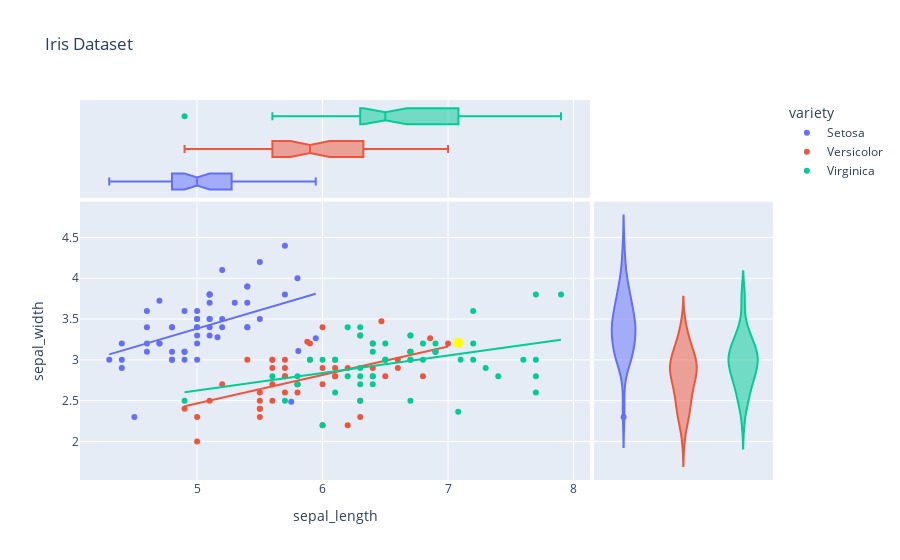

Notebook code cell kept with this figure:
### Code cell
fig.add_traces(
    px.scatter(df.tail(1), x="sepal_length", y="sepal_width").update_traces(marker_size=10, marker_color="yellow").data
)

### Figure 1 — Plotly figure (JSON) as saved in the notebook; plotly's stock layout.template omitted (floating-point values rounded to 4 significant figures)
{"data": [{"hovertemplate": "variety=Setosa<br>sepal_length=%{x}<br>sepal_width=%{y}<extra></extra>", "legendgroup": "Setosa", "marker": {"color": "#636efa", "symbol": "circle"}, "mode": "markers", "name": "Setosa", "orientation": "v", "showlegend": true, "type": "scatter", "x": [5.7, 5, 5.2, 4.4, 5.4, 5, 5.4, 5.1, 5.4, 5.1, 4.9, 4.6, 4.9, 5.5, 5, 5, 4.8, 4.6, 4.4, 4.9, 5.1, 5.4, 4.8, 5.3, 4.6, 4.7, 5.1, 5.7, 5, 5.4, 5.1, 5.2, 4.3, 4.4, 5.1, 5.2, 4.5, 4.7, 5, 5.1, 4.6, 4.8, 4.8, 4.9, 4.8, 5, 5.5, 5.8, 5.1, 5, 4.7, 5.163, 5.807, 5.75, 5.946], "xaxis": "x", "y": [3.8, 3, 4.1, 3, 3.7, 3.6, 3.4, 3.8, 3.9, 3.8, 3.6, 3.4, 3.1, 3.5, 3.2, 3.3, 3.4, 3.2, 2.9, 3, 3.8, 3.9, 3, 3.7, 3.1, 3.2, 3.4, 4.4, 3.5, 3.4, 3.5, 3.5, 3, 3.2, 3.3, 3.4, 2.3, 3.2, 3.5, 3.5, 3.6, 3.1, 3, 3.1, 3.4, 3.4, 4.2, 4, 3.7, 3.4, 3.724, 3.276, 3.11, 2.487, 3.265], "yaxis": "y"}, {"alignmentgroup": "True", "hovertemplate": "variety=Setosa<br>sepal_length=%{x}<extra></extra>", "legendgroup": "Setosa", "marker": {"color": "#636efa", "symbol": "circle"}, "name": "Setosa", "notched": true, "offsetgroup": "Setosa", "showlegend": false, "type": "box", "x": [5.7, 5, 5.2, 4.4, 5.4, 5, 5.4, 5.1, 5.4, 5.1, 4.9, 4.6, 4.9, 5.5, 5, 5, 4.8, 4.6, 4.4, 4.9, 5.1, 5.4, 4.8, 5.3, 4.6, 4.7, 5.1, 5.7, 5, 5.4, 5.1, 5.2, 4.3, 4.4, 5.1, 5.2, 4.5, 4.7, 5, 5.1, 4.6, 4.8, 4.8, 4.9, 4.8, 5, 5.5, 5.8, 5.1, 5, 4.7, 5.163, 5.807, 5.75, 5.946], "xaxis": "x3", "yaxis": "y3"}, {"alignmentgroup": "True", "hovertemplate": "variety=Setosa<br>sepal_width=%{y}<extra></extra>", "legendgroup": "Setosa", "marker": {"color": "#636efa", "symbol": "circle"}, "name": "Setosa", "offsetgroup": "Setosa", "scalegroup": "y", "showlegend": false, "type": "violin", "xaxis": "x2", "y": [3.8, 3, 4.1, 3, 3.7, 3.6, 3.4, 3.8, 3.9, 3.8, 3.6, 3.4, 3.1, 3.5, 3.2, 3.3, 3.4, 3.2, 2.9, 3, 3.8, 3.9, 3, 3.7, 3.1, 3.2, 3.4, 4.4, 3.5, 3.4, 3.5, 3.5, 3, 3.2, 3.3, 3.4, 2.3, 3.2, 3.5, 3.5, 3.6, 3.1, 3, 3.1, 3.4, 3.4, 4.2, 4, 3.7, 3.4, 3.724, 3.276, 3.11, 2.487, 3.265], "yaxis": "y2"}, {"hovertemplate": "<b>OLS trendline</b><br>sepal_width = 0.451228 * sepal_length + 1.12676<br>R<sup>2</sup>=0.204874<br><br>variety=Setosa<br>sepal_length=%{x}<br>sepal_width=%{y} <b>(trend)</b><extra></extra>", "legendgroup": "Setosa", "marker": {"color": "#636efa", "symbol": "circle"}, "mode": "lines", "name": "Setosa", "showlegend": false, "type": "scatter", "x": [4.3, 4.4, 4.4, 4.4, 4.5, 4.6, 4.6, 4.6, 4.6, 4.7, 4.7, 4.7, 4.8, 4.8, 4.8, 4.8, 4.8, 4.9, 4.9, 4.9, 4.9, 5, 5, 5, 5, 5, 5, 5, 5, 5.1, 5.1, 5.1, 5.1, 5.1, 5.1, 5.1, 5.1, 5.163, 5.2, 5.2, 5.2, 5.3, 5.4, 5.4, 5.4, 5.4, 5.4, 5.5, 5.5, 5.7, 5.7, 5.75, 5.8, 5.807, 5.946], "xaxis": "x", "y": [3.067, 3.112, 3.112, 3.112, 3.157, 3.202, 3.202, 3.202, 3.202, 3.247, 3.248, 3.248, 3.293, 3.293, 3.293, 3.293, 3.293, 3.338, 3.338, 3.338, 3.338, 3.383, 3.383, 3.383, 3.383, 3.383, 3.383, 3.383, 3.383, 3.428, 3.428, 3.428, 3.428, 3.428, 3.428, 3.428, 3.428, 3.456, 3.473, 3.473, 3.473, 3.518, 3.563, 3.563, 3.563, 3.563, 3.563, 3.609, 3.609, 3.699, 3.699, 3.721, 3.744, 3.747, 3.81], "yaxis": "y"}, {"hovertemplate": "variety=Versicolor<br>sepal_length=%{x}<br>sepal_width=%{y}<extra></extra>", "legendgroup": "Versicolor", "marker": {"color": "#EF553B", "symbol": "circle"}, "mode": "markers", "name": "Versicolor", "orientation": "v", "showlegend": true, "type": "scatter", "x": [5.6, 6, 6.4, 6.3, 5.9, 5.5, 5.9, 5.8, 5.7, 6.3, 6.6, 6.5, 6.2, 6.1, 5.6, 5.8, 5, 5.7, 6.4, 5.5, 6.3, 5.2, 6.8, 6.1, 5.7, 5, 5.7, 6.7, 5.5, 5.1, 5.7, 6.9, 6.6, 6.7, 5.6, 7, 6, 6.1, 5.6, 4.9, 5.4, 6.1, 6.7, 5.6, 5.5, 6, 5.5, 6, 6.2, 5.8, 6.857, 5.878, 6.469], "xaxis": "x", "y": [2.7, 2.9, 2.9, 3.3, 3.2, 2.5, 3, 2.7, 2.6, 2.3, 3, 2.8, 2.2, 3, 2.5, 2.7, 2, 2.8, 3.2, 2.4, 2.5, 2.7, 2.8, 2.9, 2.9, 2.3, 2.8, 3.1, 2.3, 2.5, 3, 3.1, 2.9, 3, 2.9, 3.2, 2.2, 2.8, 3, 2.4, 3, 2.8, 3.1, 3, 2.4, 3.4, 2.6, 2.7, 2.9, 2.6, 3.264, 3.223, 3.473], "yaxis": "y"}, {"alignmentgroup": "True", "hovertemplate": "variety=Versicolor<br>sepal_length=%{x}<extra></extra>", "legendgroup": "Versicolor", "marker": {"color": "#EF553B", "symbol": "circle"}, "name": "Versicolor", "notched": true, "offsetgroup": "Versicolor", "showlegend": false, "type": "box", "x": [5.6, 6, 6.4, 6.3, 5.9, 5.5, 5.9, 5.8, 5.7, 6.3, 6.6, 6.5, 6.2, 6.1, 5.6, 5.8, 5, 5.7, 6.4, 5.5, 6.3, 5.2, 6.8, 6.1, 5.7, 5, 5.7, 6.7, 5.5, 5.1, 5.7, 6.9, 6.6, 6.7, 5.6, 7, 6, 6.1, 5.6, 4.9, 5.4, 6.1, 6.7, 5.6, 5.5, 6, 5.5, 6, 6.2, 5.8, 6.857, 5.878, 6.469], "xaxis": "x3", "yaxis": "y3"}, {"alignmentgroup": "True", "hovertemplate": "variety=Versicolor<br>sepal_width=%{y}<extra></extra>", "legendgroup": "Versicolor", "marker": {"color": "#EF553B", "symbol": "circle"}, "name": "Versicolor", "offsetgroup": "Versicolor", "scalegroup": "y", "showlegend": false, "type": "violin", "xaxis": "x2", "y": [2.7, 2.9, 2.9, 3.3, 3.2, 2.5, 3, 2.7, 2.6, 2.3, 3, 2.8, 2.2, 3, 2.5, 2.7, 2, 2.8, 3.2, 2.4, 2.5, 2.7, 2.8, 2.9, 2.9, 2.3, 2.8, 3.1, 2.3, 2.5, 3, 3.1, 2.9, 3, 2.9, 3.2, 2.2, 2.8, 3, 2.4, 3, 2.8, 3.1, 3, 2.4, 3.4, 2.6, 2.7, 2.9, 2.6, 3.264, 3.223, 3.473], "yaxis": "y2"}, {"hovertemplate": "<b>OLS trendline</b><br>sepal_width = 0.348592 * sepal_length + 0.722714<br>R<sup>2</sup>=0.300836<br><br>variety=Versicolor<br>sepal_length=%{x}<br>sepal_width=%{y} <b>(trend)</b><extra></extra>", "legendgroup": "Versicolor", "marker": {"color": "#EF553B", "symbol": "circle"}, "mode": "lines", "name": "Versicolor", "showlegend": false, "type": "scatter", "x": [4.9, 5, 5, 5.1, 5.2, 5.4, 5.5, 5.5, 5.5, 5.5, 5.5, 5.6, 5.6, 5.6, 5.6, 5.6, 5.7, 5.7, 5.7, 5.7, 5.7, 5.8, 5.8, 5.8, 5.878, 5.9, 5.9, 6, 6, 6, 6, 6.1, 6.1, 6.1, 6.1, 6.2, 6.2, 6.3, 6.3, 6.3, 6.4, 6.4, 6.469, 6.5, 6.6, 6.6, 6.7, 6.7, 6.7, 6.8, 6.857, 6.9, 7], "xaxis": "x", "y": [2.431, 2.466, 2.466, 2.501, 2.535, 2.605, 2.64, 2.64, 2.64, 2.64, 2.64, 2.675, 2.675, 2.675, 2.675, 2.675, 2.71, 2.71, 2.71, 2.71, 2.71, 2.745, 2.745, 2.745, 2.772, 2.779, 2.779, 2.814, 2.814, 2.814, 2.814, 2.849, 2.849, 2.849, 2.849, 2.884, 2.884, 2.919, 2.919, 2.919, 2.954, 2.954, 2.978, 2.989, 3.023, 3.023, 3.058, 3.058, 3.058, 3.093, 3.113, 3.128, 3.163], "yaxis": "y"}, {"hovertemplate": "variety=Virginica<br>sepal_length=%{x}<br>sepal_width=%{y}<extra></extra>", "legendgroup": "Virginica", "marker": {"color": "#00cc96", "symbol": "circle"}, "mode": "markers", "name": "Virginica", "orientation": "v", "showlegend": true, "type": "scatter", "x": [6.3, 7.2, 6.5, 6.4, 6.1, 5.8, 6.5, 6.3, 6.8, 7.1, 6.7, 6.5, 7.7, 6.4, 5.6, 5.9, 6.2, 6.1, 6.7, 7.7, 6.8, 5.8, 7.6, 6.3, 6, 6.7, 4.9, 7.3, 7.2, 7.7, 6.4, 7.9, 6.7, 6.4, 6, 6.7, 6.9, 6.9, 6.3, 7.7, 6.9, 6.3, 7.2, 7.4, 6.3, 5.7, 6.2, 6.5, 6.4, 7.081, 7.083], "xaxis": "x", "y": [3.3, 3, 3, 2.8, 2.6, 2.7, 3, 2.5, 3.2, 3, 3.1, 3.2, 3.8, 3.2, 2.8, 3, 3.4, 3, 3.3, 3, 3, 2.8, 3, 2.7, 3, 3.3, 2.5, 2.9, 3.2, 2.6, 3.1, 3.8, 2.5, 2.7, 2.2, 3, 3.2, 3.1, 2.8, 2.8, 3.1, 3.4, 3.6, 2.8, 2.9, 2.5, 2.8, 3, 2.8, 2.365, 3.21], "yaxis": "y"}, {"alignmentgroup": "True", "hovertemplate": "variety=Virginica<br>sepal_length=%{x}<extra></extra>", "legendgroup": "Virginica", "marker": {"color": "#00cc96", "symbol": "circle"}, "name": "Virginica", "notched": true, "offsetgroup": "Virginica", "showlegend": false, "type": "box", "x": [6.3, 7.2, 6.5, 6.4, 6.1, 5.8, 6.5, 6.3, 6.8, 7.1, 6.7, 6.5, 7.7, 6.4, 5.6, 5.9, 6.2, 6.1, 6.7, 7.7, 6.8, 5.8, 7.6, 6.3, 6, 6.7, 4.9, 7.3, 7.2, 7.7, 6.4, 7.9, 6.7, 6.4, 6, 6.7, 6.9, 6.9, 6.3, 7.7, 6.9, 6.3, 7.2, 7.4, 6.3, 5.7, 6.2, 6.5, 6.4, 7.081, 7.083], "xaxis": "x3", "yaxis": "y3"}, {"alignmentgroup": "True", "hovertemplate": "variety=Virginica<br>sepal_width=%{y}<extra></extra>", "legendgroup": "Virginica", "marker": {"color": "#00cc96", "symbol": "circle"}, "name": "Virginica", "offsetgroup": "Virginica", "scalegroup": "y", "showlegend": false, "type": "violin", "xaxis": "x2", "y": [3.3, 3, 3, 2.8, 2.6, 2.7, 3, 2.5, 3.2, 3, 3.1, 3.2, 3.8, 3.2, 2.8, 3, 3.4, 3, 3.3, 3, 3, 2.8, 3, 2.7, 3, 3.3, 2.5, 2.9, 3.2, 2.6, 3.1, 3.8, 2.5, 2.7, 2.2, 3, 3.2, 3.1, 2.8, 2.8, 3.1, 3.4, 3.6, 2.8, 2.9, 2.5, 2.8, 3, 2.8, 2.365, 3.21], "yaxis": "y2"}, {"hovertemplate": "<b>OLS trendline</b><br>sepal_width = 0.214006 * sepal_length + 1.55473<br>R<sup>2</sup>=0.164929<br><br>variety=Virginica<br>sepal_length=%{x}<br>sepal_width=%{y} <b>(trend)</b><extra></extra>", "legendgroup": "Virginica", "marker": {"color": "#00cc96", "symbol": "circle"}, "mode": "lines", "name": "Virginica", "showlegend": false, "type": "scatter", "x": [4.9, 5.6, 5.7, 5.8, 5.8, 5.9, 6, 6, 6.1, 6.1, 6.2, 6.2, 6.3, 6.3, 6.3, 6.3, 6.3, 6.3, 6.4, 6.4, 6.4, 6.4, 6.4, 6.5, 6.5, 6.5, 6.5, 6.7, 6.7, 6.7, 6.7, 6.7, 6.8, 6.8, 6.9, 6.9, 6.9, 7.081, 7.083, 7.1, 7.2, 7.2, 7.2, 7.3, 7.4, 7.6, 7.7, 7.7, 7.7, 7.7, 7.9], "xaxis": "x", "y": [2.603, 2.753, 2.775, 2.796, 2.796, 2.817, 2.839, 2.839, 2.86, 2.86, 2.882, 2.882, 2.903, 2.903, 2.903, 2.903, 2.903, 2.903, 2.924, 2.924, 2.924, 2.924, 2.924, 2.946, 2.946, 2.946, 2.946, 2.989, 2.989, 2.989, 2.989, 2.989, 3.01, 3.01, 3.031, 3.031, 3.031, 3.07, 3.071, 3.074, 3.096, 3.096, 3.096, 3.117, 3.138, 3.181, 3.203, 3.203, 3.203, 3.203, 3.245], "yaxis": "y"}, {"hovertemplate": "sepal_length=%{x}<br>sepal_width=%{y}<extra></extra>", "legendgroup": "", "marker": {"color": "yellow", "size": 10, "symbol": "circle"}, "mode": "markers", "name": "", "orientation": "v", "showlegend": false, "type": "scatter", "x": [7.083], "xaxis": "x", "y": [3.21], "yaxis": "y"}], "layout": {"legend": {"title": {"text": "variety"}, "tracegroupgap": 0}, "title": {"text": "Iris Dataset"}, "xaxis": {"anchor": "y", "domain": [0, 0.7363], "title": {"text": "sepal_length"}}, "xaxis2": {"anchor": "y2", "domain": [0.7413, 1], "matches": "x2", "showgrid": false, "showline": false, "showticklabels": false, "ticks": ""}, "xaxis3": {"anchor": "y3", "domain": [0, 0.7363], "matches": "x", "showgrid": true, "showticklabels": false}, "xaxis4": {"anchor": "y4", "domain": [0.7413, 1], "matches": "x2", "showgrid": false, "showline": false, "showticklabels": false, "ticks": ""}, "yaxis": {"anchor": "x", "domain": [0, 0.7326], "title": {"text": "sepal_width"}}, "yaxis2": {"anchor": "x2", "domain": [0, 0.7326], "matches": "y", "showgrid": true, "showticklabels": false}, "yaxis3": {"anchor": "x3", "domain": [0.7426, 1], "matches": "y3", "showgrid": false, "showline": false, "showticklabels": false, "ticks": ""}, "yaxis4": {"anchor": "x4", "domain": [0.7426, 1], "matches": "y3", "showgrid": true, "showline": false, "showticklabels": false, "ticks": ""}}}
